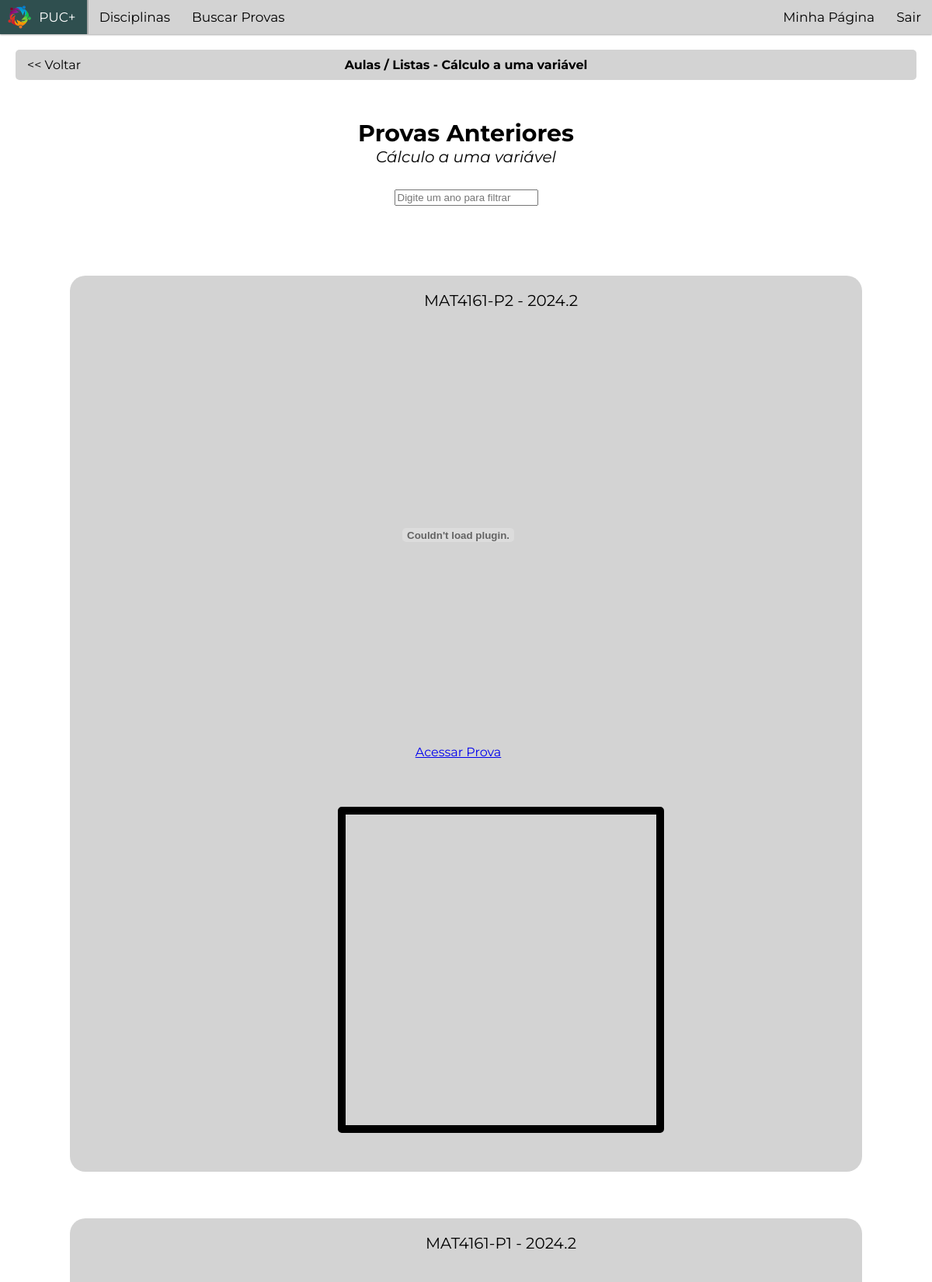
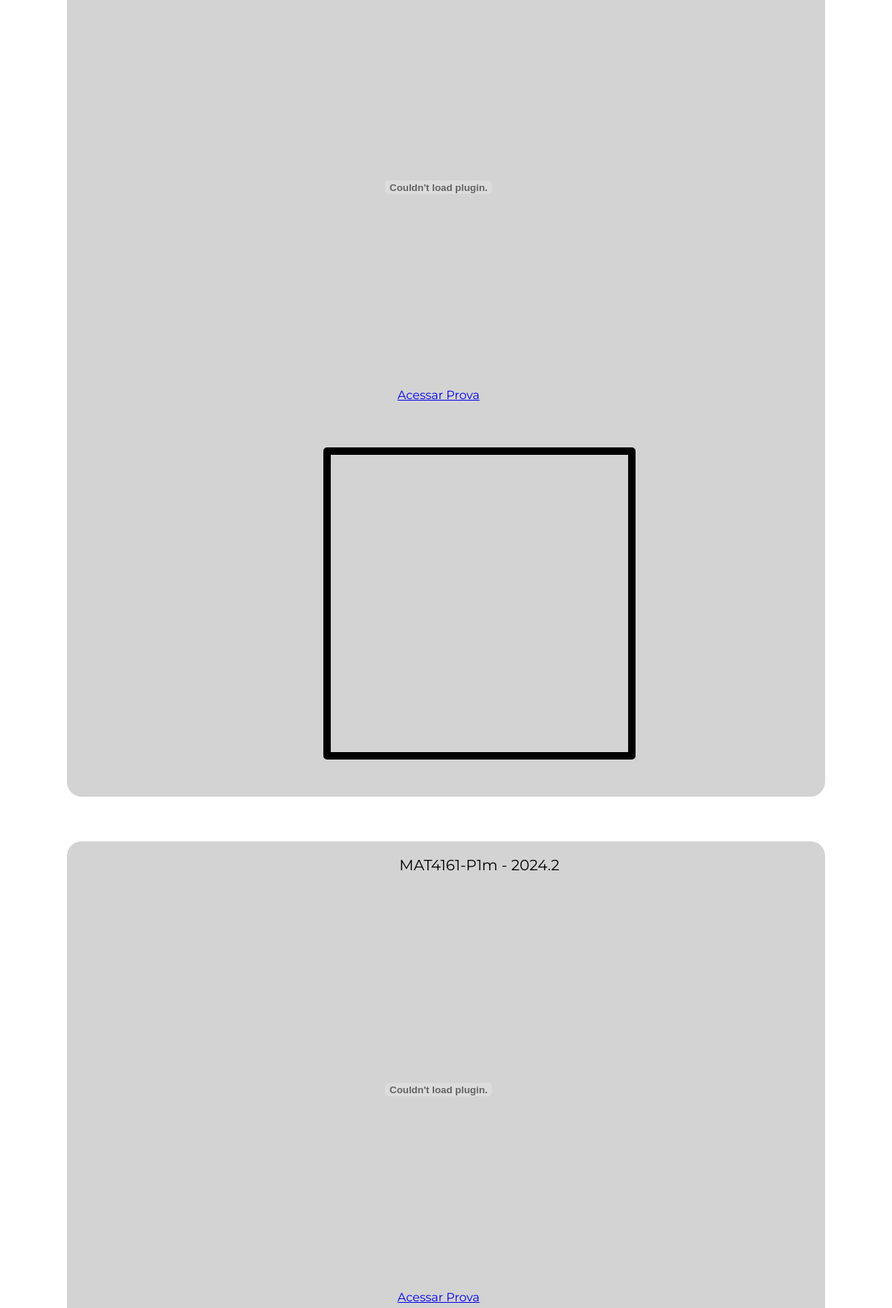
The page /disciplinas/Cálculo a uma variável/provas/ (signed in, upper part) on the database its author committed (2 pictures, top to bottom).
### app/models.py (models this page shows, shortened)
class Discipline(models.Model):
  code = models.CharField(max_length=10)
  name = models.CharField(max_length = 100)
  image = models.ImageField(upload_to='backgrounds/', blank=True, null=True)

class Exam(models.Model):
  semester = models.IntegerField(default=1)
  year = models.IntegerField()
  name = models.CharField(max_length=30)
  file = models.FileField()
  courses = models.ManyToManyField(Course)
  video = models.OneToOneField('Video', on_delete=models.CASCADE, blank=True, null=True)
  def __str__(self):
    return f"{self.name} - {self.file}"

### app/views.py (the view)
# urls.py: path("disciplinas/<str:discipline_name>/provas/", views.provas),
@login_required
def provas(request, discipline_name):
  discipline = Discipline.objects.get(name = discipline_name)
  courses = Course.objects.filter(discipline__name=discipline_name)
  print(courses)
  provas = Exam.objects.filter(courses__in=courses)
  print(provas)
  return render(request, 'provas_antigas.html', {
    'provas': provas,
    'course_name': courses[0],
    'discipline': discipline,
  })

### app/models.py (called while the page is built)
  def __str__(self):
    return f"{self.name}"

### app/templates/provas_antigas.html (shortened to what this page needs)
{% extends "layout.html" %}
{% load static %}
{% block main %}
  <div class="userbar">
    <a style="position: absolute; left: 0; padding-left: 15px; text-decoration: none; color:black;"
    href="/disciplinas/{{discipline.name}}">&lt;&lt; Voltar</a>
    <span style="align-items:central; font-weight: bold">Aulas / Listas - {{discipline.name}}</span>
  </div>
  <div class="central" style="font-size: 30px; font-weight: bold; padding-top: 30px">Provas Anteriores</div>
  <div class="central" style="padding-bottom: 30px; font-size: 20px; font-style: italic">{{ discipline.name }}</div>
  <div class="searchbox central">
    <input id="searchbox" onkeyup="showExamYear()" placeholder="Digite um ano para filtrar">
  </div>
  <div class="container-exam">
    {% for prova in provas %}
      <div class="exam">
        <span style="font-size: 20px; margin-bottom:40px; text-align: center; width: 100%;">{{ prova.name }} - {{ prova.year }}.{{ prova.semester }}</span>
        <div style="flex-basis: 800px;">
          <embed src="/media/{{ prova.file }}" width="100%" height="500px" type="application/pdf">
          <p><a href="/media/{{ prova.file }}" target="_blank" rel="noopener noreferrer">Acessar Prova</a></p>
        </div>
        <div class="central">
          <iframe style="margin-top: 45px; margin-bottom: 30px; border: 10px solid black; border-radius: 5px" width="400" height="400"
          src="{{ prova.video.link}}" title="Projeto PUC+" frameborder="0" allow="accelerometer;
          autoplay; clipboard-write; encrypted-media; gyroscope; picture-in-picture; web-share" allowfullscreen></iframe>
        </div>
      </div>
    {% endfor %}
  </div>
{% endblock %}

### app/static/style.css (style rules this page uses)
html { height: 100%; width: 100% }
body { font-family: "Montserrat"; background-color: white; color: black; margin: 0px; }
.userbar { background-color: lightgray; font-size: 16px; text-align: center; margin: 20px; padding: 10px; border-radius: 5px; position: relative; }
.central { display: flex; justify-content: center; align-items: center; margin: auto; }
.exam { display: flex; flex-wrap: wrap; flex: 1 1 1000px; width: 1000px; border-radius: 20px; padding: 20px 10px 20px 100px; background-color: lightgray; place-items: center; align-items: center; margin: 30px; text-align: center; }

### rows shown on the page
Discipline: name "Cálculo a uma variável"
Exam: name "MAT4161-P2", year "2024", semester "2"
Exam: name "MAT4161-P1", year "2024", semester "2"
Exam: name "MAT4161-P1m", year "2024", semester "2"
